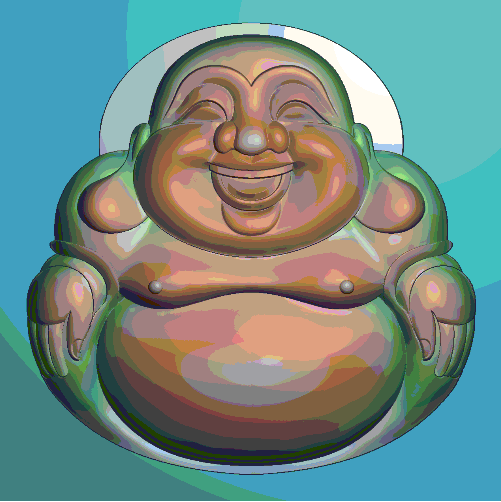
#> input picture lab1/Lab1/Lab1/1.bmp, 501 x 502 px
$ python img_function.py
#> lines starting #> are read from the running program, lines starting #| are printed output that depends on the picture
#> further down, img is the input picture: PIL image 501x502 P; mean R, G, B 111.8, 140.2, 135.1
from PIL import Image
import cv2 as cv
import numpy as np
import matplotlib.pyplot as plt
from random import *

# 要求1：获取任意一点的像素值
def getPixel(x,y):
#> called with x = 10, y = 10
    im=Image.open('1.bmp')#文件的路径
    im2=im.convert("RGB")
    print(im2.mode)
#| RGB
    print(im2.getpixel((x,y)))#（0，0）表示像素点的坐标
#| (64, 160, 192)

# 要求2： 将任意一行和一列的像素值在窗口显示
def drawRow(row):
#> called with row = 10
    pixels = list(img.getdata())
#> pixels = 251502 items
    width, height = img.size
#> width = 501; height = 502
    print(width,height)
#| 501 502
    row_pixels = pixels[row*width:(row+1)*width]
#> row_pixels = 501 values from 234 to 243
    plt.plot(row_pixels)
    plt.show()
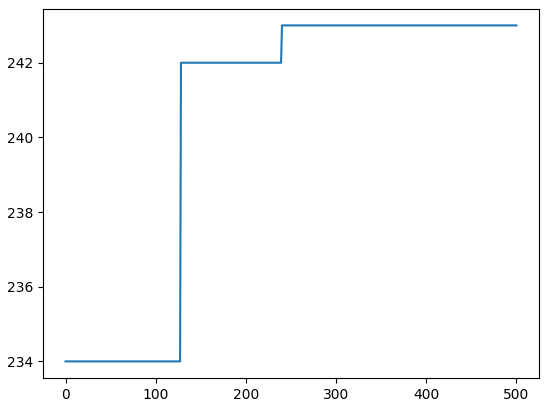
#> figure drawn by matplotlib, 1 panel; curve peaks at x = 240, y = 243

def drawCol(col):
#> called with col = 10
    pixels = list(img.getdata())
#> pixels = 251502 items
    width, height = img.size
#> width = 501; height = 502
    col_pixels = [pixels[i*width+col] for i in range(height)]
#> col_pixels = 502 values, max 255 at index 501, min 162 at index 346, mean 208.6
    plt.plot(col_pixels)
    plt.show()
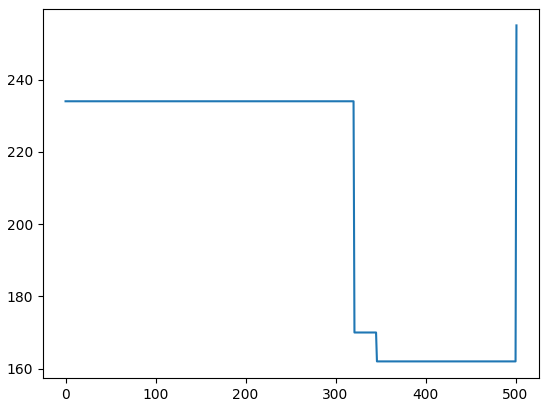
#> figure drawn by matplotlib, 1 panel; curve peaks at x = 501, y = 255


# 要求3 ：统计图像的像素直方图
def getHist(image_path: str):
    # 一维直方图（单通道直方图）
#> called with image_path = '1.bmp'
    img = cv.imread(image_path, cv.IMREAD_COLOR)
#> img: shape (502, 501, 3)
    cv.imshow('input', img)
    color = ('blue', 'green', 'red')
    # 使用plt内置函数直接绘制
    plt.hist(img.ravel(), 20, [0, 256])
    plt.show()
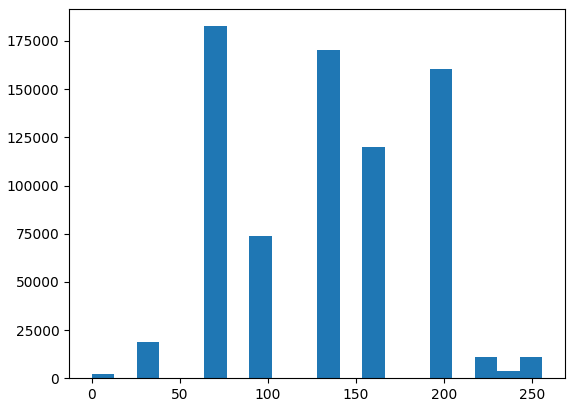
#> figure drawn by matplotlib, 1 panel; tallest bar 182679 high, from x = 64 to 76.8
    # 一维像素直方图，也即是单通道直方图
    for i, color in enumerate(color):
        hist = cv.calcHist([img], [i], None, [256], [0, 256])
        #print(hist)
        plt.plot(hist, color=color)
        plt.xlim([0, 256])
    plt.show()
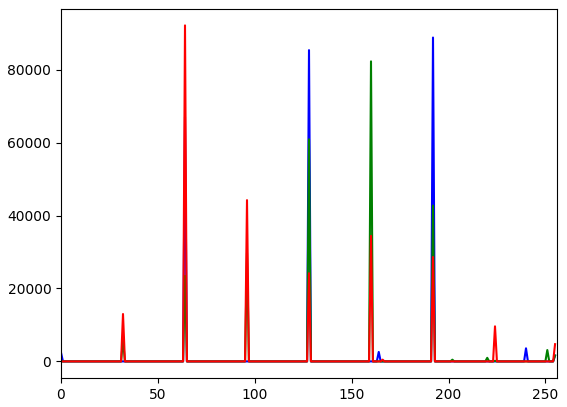
#> figure drawn by matplotlib, 1 panel; curve peaks at x = 192, y = 88845; curve peaks at x = 160, y = 82307; curve peaks at x = 64, y = 92175
    cv.waitKey(0)
    cv.destroyAllWindows()

# 要求3 ： 计算图像的信息熵
def getEntropy():
    # img = cv2.imread('20201210_3.bmp',0)
    # img = np.zeros([16,16]).astype(np.uint8)

    a = [i for i in range(256)]
    img = np.array(a).astype(np.uint8).reshape(16, 16)

    hist_cv = cv.calcHist([img], [0], None, [256], [0, 256])  # [0,256]的范围是0~255.返回值是每个灰度值出现的次数
    P = hist_cv / (len(img) * len(img[0]))  # 概率
    E = np.sum([p * np.log2(1 / p) for p in P])
    print("一维熵：",E)  # 熵

# 要求4 ： 能将图像分成任意块大小，并置乱块的位置并显示（类似马赛克
def PermutationFun(inputImage, blockwidth, blockheight, sed):
#> called with blockwidth = 10, blockheight = 10, sed = 12
    seed(sed)
    width, height = inputImage.size
#> width = 501; height = 502
    xblock = width // blockwidth
#> xblock = 50
    yblock = height // blockheight
#> yblock = 50
    regions = []

    for i in range(0, yblock * blockheight, blockheight):
        for j in range(0, xblock * blockwidth, blockwidth):
            region = inputImage.crop((j, i, j + blockwidth, i + blockheight))
            regions.append(region)
#> after the loop, regions = 2500 items
    shuffle(regions)
    outputImage = Image.new('RGB', (width, height))
#> outputImage: PIL image 501x502 RGB; every value is 0
    idx = 0
    for i in range(0, yblock * blockheight, blockheight):
        for j in range(0, xblock * blockwidth, blockwidth):
            outputImage.paste(regions[idx], (j, i))
            idx += 1
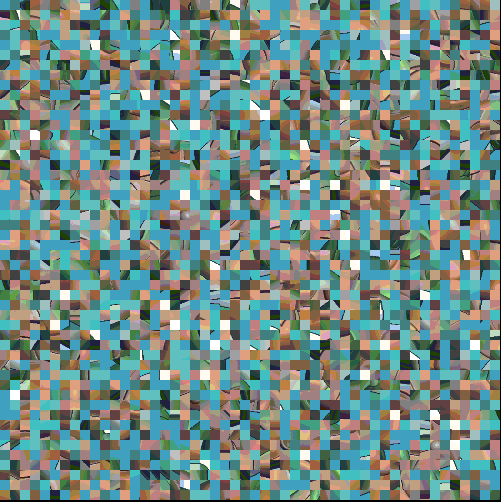
#> outputImage: PIL image 501x502 RGB; mean R, G, B 111, 139.1, 133.9
#> after the loop, idx = 2500

    plt.imshow(outputImage)
    plt.show()


# 要求5 ： 能够截图任意一个区域并存成一幅图像
def read_bmp(filename):
    with open(filename, 'rb') as f:
        return bytearray(f.read())

def write_bmp(filename, data):
    with open(filename, 'wb') as f:
        f.write(data)

def crop_bmp(input_filename, output_filename, left, top, right, bottom):
    data = read_bmp(input_filename)
    file_header = data[:14]
    info_header = data[14:54]
    pixels = data[54:]
    width = int.from_bytes(info_header[4:8], byteorder='little')
    height = int.from_bytes(info_header[8:12], byteorder='little')
    row_size = (width * 3 + 3) & ~3
    pixel_array_offset = int.from_bytes(file_header[10:14], byteorder='little')
    cropped_pixels = bytearray()
    for y in range(top, bottom):
        start = pixel_array_offset + y * row_size + left * 3
        end = start + (right - left) * 3
        cropped_pixels.extend(pixels[start:end])
    new_width = right - left
    new_height = bottom - top
    new_row_size = (new_width * 3 + 3) & ~3
    new_pixel_array_size = new_row_size * new_height
    new_file_size = 14 + 40 + new_pixel_array_size
    file_header[2:6] = new_file_size.to_bytes(4, byteorder='little')
    info_header[4:8] = new_width.to_bytes(4, byteorder='little')
    info_header[8:12] = new_height.to_bytes(4, byteorder='little')
    info_header[20:24] = new_pixel_array_size.to_bytes(4, byteorder='little')
    new_data = file_header + info_header + cropped_pixels
    write_bmp(output_filename, new_data)

def crop2(a,b,c,d):
#> called with a = 10, b = 10, c = 400, d = 400
    from PIL import Image
    img = Image.open('1.bmp')
    width, height = img.size
#> width = 501; height = 502

    # 前两个坐标点是左上角坐标
    # 后两个坐标点是右下角坐标
    # width在前， height在后
    box = (a, b, c, d)

    region = img.crop(box)
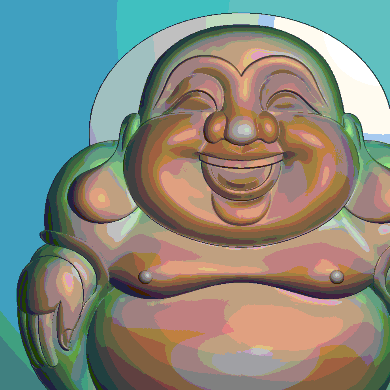
#> region: PIL image 390x390 P; mean R, G, B 131.6, 138, 127.9
    region.save('crop.bmp')


if __name__ == '__main__':
    image = '1.bmp'
    img = Image.open('1.bmp')
    getPixel(10,10)       #要求一
    drawRow(10)    #要求二
    drawCol(10)
    getHist(image)        #要求三
    getEntropy()
    PermutationFun(img,10,10,12)    #要求四
    #crop_bmp(image,"crop.bmp", 0,0,500,500)       #要求五
    crop2(10,10,400,400)
